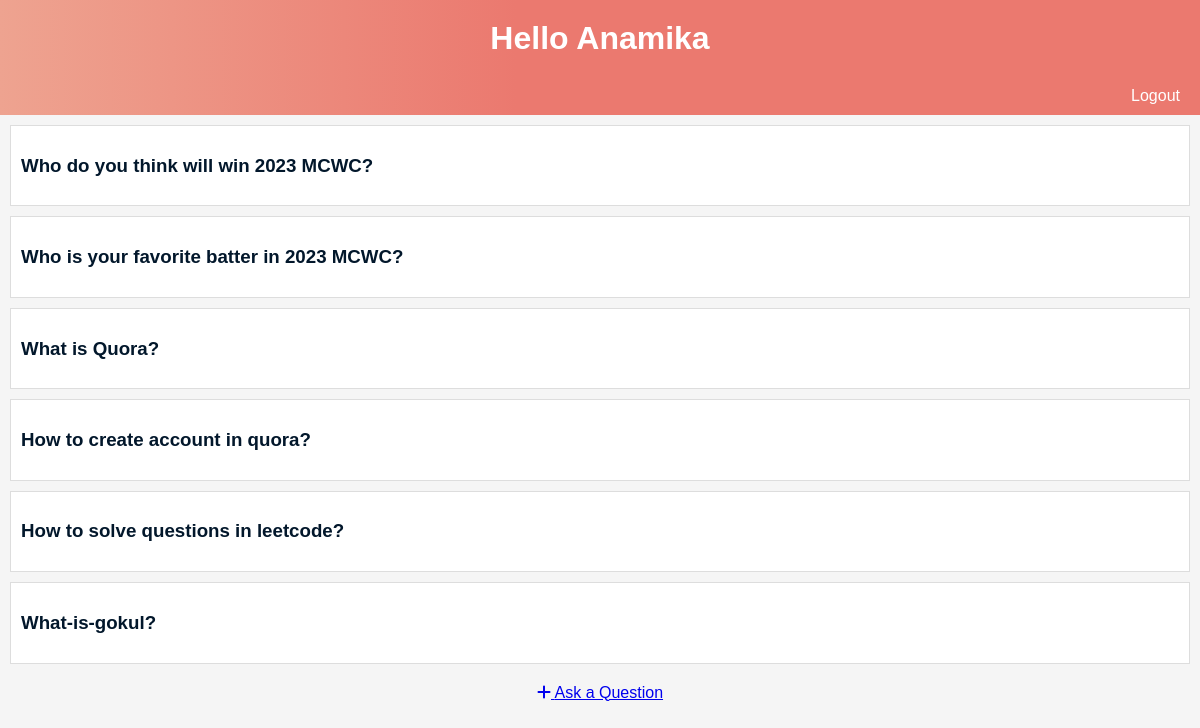
Page /questions/ (signed in) on the committed database.
### quora_app/models.py (models this page shows)
class Question(models.Model):
    title = models.CharField(max_length=200)
    user = models.ForeignKey(User, on_delete=models.CASCADE)
    created_at = models.DateTimeField(auto_now_add=True)

### quora_app/views.py (the view)
# urls.py: path('questions/', views.question_list, name='question_list'),
def question_list(request):
    questions = Question.objects.all()
    return render(request, 'question_list.html', {'questions': questions})

### quora_app/templates/question_list.html (shortened to what this page needs)
<!DOCTYPE html>
<html>
<head>
    <link rel="stylesheet" href="https://cdnjs.cloudflare.com/ajax/libs/font-awesome/6.3.0/css/all.min.css">
</head>
<body>
<h1>Hello {{ request.user|title }}</h1>
<div id="navigation">
    {% if user.is_authenticated %}
        <a href="{% url 'user_logout' %}">Logout</a>
    {% else %}
        <a href="{% url 'user_login' %}">Login</a>
        <a href="{% url 'user_register' %}">Register</a>
    {% endif %}
</div>
{% for question in questions %}
    <div class="task-wrapper">
        <div class="task-title">
            <h3><a class="task-link" href="{% url 'question_detail' question.id %}">{{ question.title }}</a></h3>
        </div>
    </div>
{% endfor %}
<div class="ask-button">
    <a href="{% url 'ask_question' %}" class="btn btn-primary"><i class="fas fa-plus"></i> Ask a Question</a>
</div>
</body>
</html>

### quora_app/templates/question_list.html (style rules this page uses)
body { font-family: Arial, sans-serif; margin: 0; padding: 0; background-color: #f5f5f5; }
h1 { text-align: center; background: linear-gradient(90deg, #EEA390 0%, #EB796F 43%, #EB796F 100%); color: #fff; padding: 20px; margin: 0; }
#navigation { background: linear-gradient(90deg, #EEA390 0%, #EB796F 43%, #EB796F 100%); color: #fff; padding: 10px; text-align: right; }
#navigation a { text-decoration: none; color: #fff; margin: 10px; }
.task-wrapper { background-color: #fff; margin: 10px; padding: 10px; border: 1px solid #ddd; }
.task-title { margin-bottom: 10px; }
.task-link { text-decoration: none; color: #02172b; }
.ask-button { text-align: center; margin: 20px 0; }

### rows in the picture
Question: title "Who do you think will win 2023 MCWC?"
Question: title "Who is your favorite batter in 2023 MCWC?"
Question: title "What is Quora?"
Question: title "How to create account in quora?"
Question: title "How to solve questions in leetcode?"
Question: title "What-is-gokul?"

### other values in the picture
{{ request.user|title }} "Anamika"
